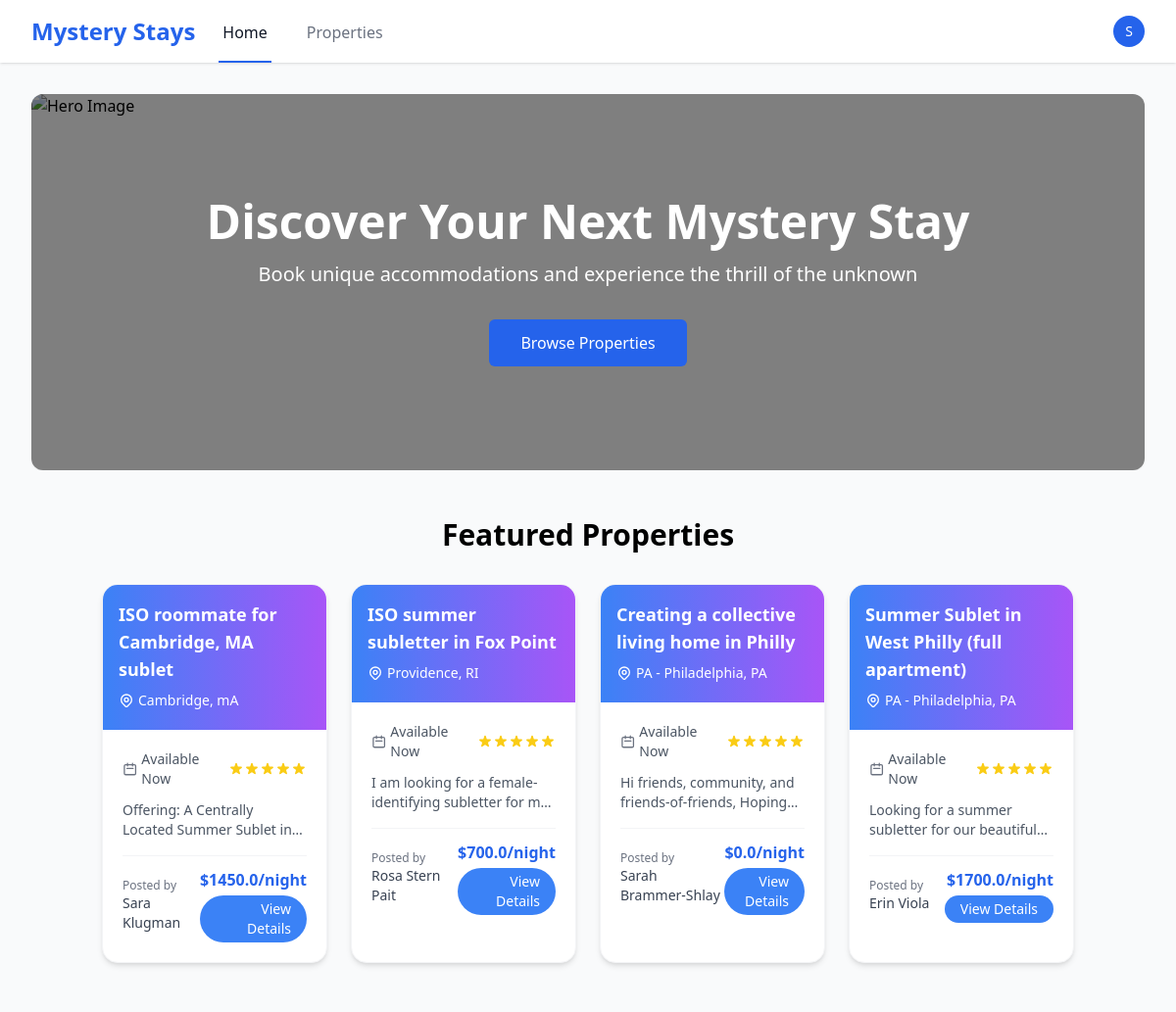
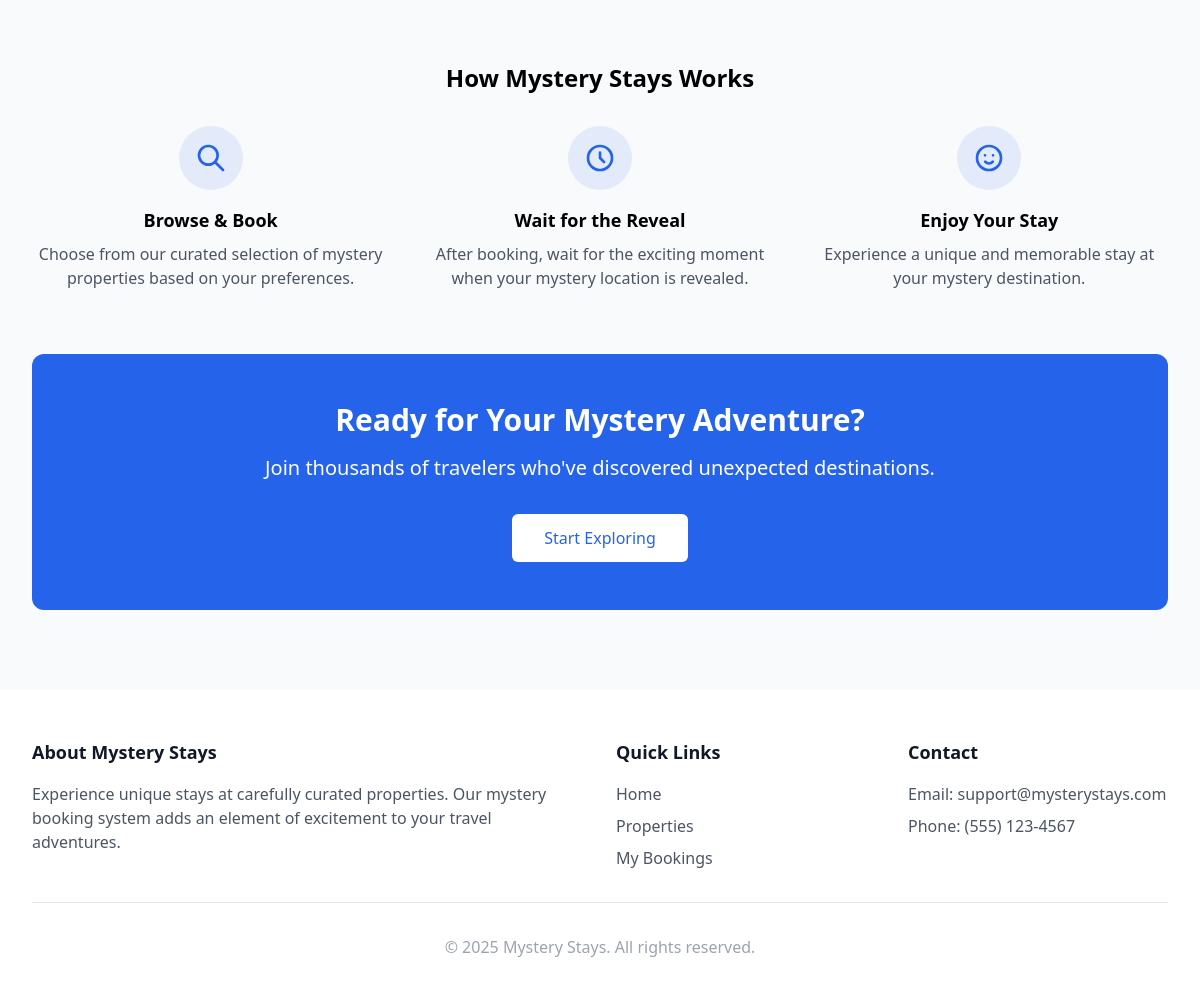
The app's page / (signed in) with its own data (2 pictures, top to bottom).
### listings/models.py (models this page shows, shortened)
class Property(models.Model):
    PROPERTY_TYPE_CHOICES = (
        ('APARTMENT', 'Apartment'),
        ('HOUSE', 'House'),
        ('CONDO', 'Condo'),
        ('TOWNHOUSE', 'Townhouse'),
    )
    SOURCE_CHOICES = (
        ('AIRBNB', 'Airbnb'),
        ('OTHER', 'Other'),
    )
    listing_id = models.CharField(max_length=50, unique=True, blank=True, null=True)  # Added for scraper
    title = models.CharField(max_length=255)
    description = models.TextField(blank=True, null=True)
    landlord = models.ForeignKey(Landlord, on_delete=models.SET_NULL, null=True, blank=True)
    location = models.ForeignKey(Location, on_delete=models.CASCADE)
    property_type = models.CharField(max_length=50, choices=PROPERTY_TYPE_CHOICES, default='APARTMENT')
    bedrooms = models.PositiveIntegerField(default=1)
    bathrooms = models.PositiveIntegerField(default=1)
    rent_amount = models.FloatField()
    rating = models.FloatField(blank=True, null=True)
    is_available = models.BooleanField(default=True)
    source = models.CharField(max_length=50, choices=SOURCE_CHOICES, default='AIRBNB')
    voucher_types = models.ManyToManyField(VoucherType, blank=True)
    date_posted = models.DateTimeField(auto_now_add=True)
    created_at = models.DateTimeField(auto_now_add=True)
    updated_at = models.DateTimeField(auto_now=True)
    is_outdated = models.BooleanField(default=False)

class Location(models.Model):
    address = models.CharField(max_length=255, blank=True, null=True)
    city = models.CharField(max_length=100)
    state = models.CharField(max_length=100)
    country = models.CharField(max_length=100)
    zip_code = models.CharField(max_length=20, blank=True, null=True)

class Landlord(models.Model):
    name = models.CharField(max_length=100)
    email = models.EmailField(blank=True, null=True)
    phone = models.CharField(max_length=20, blank=True, null=True)
    voucher_friendly = models.BooleanField(default=False)
    created_at = models.DateTimeField(auto_now_add=True)
    updated_at = models.DateTimeField(auto_now=True)

### listings/views.py (the view)
# urls.py: path('', index, name='index'),
def index(request):
    featured_properties = Property.objects.filter(
        is_available=True
    ).select_related(
        'location'
    ).prefetch_related(
        'images'
    ).order_by(
        '-rating',  # Higher rated properties first
        '-created_at'  # Then newer properties
    ).distinct()[:4]  # Get only 4 properties
    return render(request, 'listings/index.html', {
        'featured_properties': featured_properties
    })

### listings/templates/listings/index.html (shortened to what this page needs)
{% extends "listings/base.html" %}
{% block page_content %}
<section class="bg-white rounded-xl shadow-sm overflow-hidden">
    <div class="relative">
        <img src="https://images.unsplash.com/photo-1564013799919-ab600027ffc6?auto=format&fit=crop&q=80" alt="Hero Image" class="w-full h-96 object-cover">
        <div class="absolute inset-0 bg-black bg-opacity-50 flex items-center justify-center">
            <div class="text-center text-white px-4">
                <h1 class="text-4xl md:text-5xl font-bold mb-4">Discover Your Next Mystery Stay</h1>
                <p class="text-xl mb-8">Book unique accommodations and experience the thrill of the unknown</p>
                <a href="{% url 'property_list' %}" class="inline-block bg-primary text-white px-8 py-3 rounded-md hover:bg-primary-dark transition-colors">
                    Browse Properties
                </a>
            </div>
        </div>
    </div>
</section>
<section class="py-12 bg-gray-50">
    <div class="container mx-auto px-4">
        <h2 class="text-3xl font-bold mb-8 text-center">Featured Properties</h2>
        <div class="grid grid-cols-1 md:grid-cols-2 lg:grid-cols-4 gap-6">
            {% for property in featured_properties %}
                <div class="bg-white rounded-2xl shadow-md overflow-hidden border border-gray-100 hover:shadow-lg transition-all duration-300 transform hover:-translate-y-1">
                    <div class="bg-gradient-to-r from-blue-500 to-purple-500 p-4 text-white">
                        <h3 class="font-bold text-lg">{{ property.title }}</h3>
                        <div class="flex items-center mt-2 mb-1">
                            <span class="text-sm">{{ property.location.city }}, {{ property.location.state }}</span>
                        </div>
                    </div>
                    <div class="p-5 relative">
                        <div class="flex items-center mb-3">
                            <svg class="w-4 h-4 mr-1 text-gray-500" fill="none" stroke="currentColor" viewBox="0 0 24 24">
                                <path stroke-linecap="round" stroke-linejoin="round" stroke-width="2" d="M8 7V3m8 4V3m-9 8h10M5 21h14a2 2 0 002-2V7a2 2 0 00-2-2H5a2 2 0 00-2 2v12a2 2 0 002 2z"></path>
                            </svg>
                            <span class="text-sm text-gray-600">Available Now</span>
                            <div class="ml-auto flex">
                            </div>
                        </div>
                        <p class="text-gray-600 text-sm mb-4 line-clamp-2">{{ property.description }}</p>
                        <div class="flex justify-between items-center pt-3 border-t border-gray-100">
                            <div>
                                <div class="text-xs text-gray-500">Posted by</div>
                                <div class="flex items-center">
                                    <span class="font-medium text-sm text-gray-700">{{ property.landlord.name }}</span>
                                </div>
                            </div>
                            <div class="text-right">
                                <div class="font-bold text-blue-600">${{ property.rent_amount }}/night</div>
                                <a href="{% url 'property_detail' property.pk %}"
                                   class="mt-1 inline-block bg-blue-500 hover:bg-blue-600 text-white py-1 px-4 rounded-full text-sm transition-colors duration-200">
                                    View Details
                                </a>
                            </div>
                        </div>
                    </div>
                </div>
            {% endfor %}
        </div>
    </div>
</section>
<section class="mt-16">
    <h2 class="text-2xl font-bold mb-8 text-center">How Mystery Stays Works</h2>
    <div class="grid grid-cols-1 md:grid-cols-3 gap-8">
        <div class="text-center">
            <div class="w-16 h-16 bg-primary bg-opacity-10 rounded-full flex items-center justify-center mx-auto mb-4">
                <svg class="w-8 h-8 text-primary" fill="none" stroke="currentColor" viewBox="0 0 24 24">
                    <path stroke-linecap="round" stroke-linejoin="round" stroke-width="2" d="M21 21l-6-6m2-5a7 7 0 11-14 0 7 7 0 0114 0z"></path>
                </svg>
            </div>
            <h3 class="text-lg font-semibold mb-2">Browse & Book</h3>
            <p class="text-gray-600">Choose from our curated selection of mystery properties based on your preferences.</p>
        </div>
        <div class="text-center">
            <div class="w-16 h-16 bg-primary bg-opacity-10 rounded-full flex items-center justify-center mx-auto mb-4">
                <svg class="w-8 h-8 text-primary" fill="none" stroke="currentColor" viewBox="0 0 24 24">
                    <path stroke-linecap="round" stroke-linejoin="round" stroke-width="2" d="M12 8v4l3 3m6-3a9 9 0 11-18 0 9 9 0 0118 0z"></path>
                </svg>
            </div>
            <h3 class="text-lg font-semibold mb-2">Wait for the Reveal</h3>
            <p class="text-gray-600">After booking, wait for the exciting moment when your mystery location is revealed.</p>
        </div>
        <div class="text-center">
            <div class="w-16 h-16 bg-primary bg-opacity-10 rounded-full flex items-center justify-center mx-auto mb-4">
                <svg class="w-8 h-8 text-primary" fill="none" stroke="currentColor" viewBox="0 0 24 24">
                    <path stroke-linecap="round" stroke-linejoin="round" stroke-width="2" d="M14.828 14.828a4 4 0 01-5.656 0M9 10h.01M15 10h.01M21 12a9 9 0 11-18 0 9 9 0 0118 0z"></path>
                </svg>
            </div>
            <h3 class="text-lg font-semibold mb-2">Enjoy Your Stay</h3>
            <p class="text-gray-600">Experience a unique and memorable stay at your mystery destination.</p>
        </div>
    </div>
</section>
<section class="mt-16 bg-primary rounded-xl text-white p-12 text-center">
    <h2 class="text-3xl font-bold mb-4">Ready for Your Mystery Adventure?</h2>
    <p class="text-xl mb-8">Join thousands of travelers who've discovered unexpected destinations.</p>
    <a href="{% url 'property_list' %}" class="inline-block bg-white text-primary px-8 py-3 rounded-md hover:bg-gray-100 transition-colors">
        Start Exploring
    </a>
</section>
{% endblock %}

### listings/templates/listings/base.html (shortened to what this page needs)
<!DOCTYPE html>
<html lang="en">
<head>
    <link href="https://cdn.jsdelivr.net/npm/flatpickr/dist/flatpickr.min.css" rel="stylesheet">
    <script src="https://cdn.tailwindcss.com"></script>
</head>
<body class="min-h-screen bg-gray-50">
    <nav class="bg-white shadow" x-data="{ isOpen: false }">
        <div class="max-w-7xl mx-auto px-4 sm:px-6 lg:px-8">
            <div class="flex justify-between h-16">
                <div class="flex">
                    <div class="flex-shrink-0 flex items-center">
                        <a href="{% url 'index' %}" class="text-2xl font-bold text-primary">
                            Mystery Stays
                        </a>
                    </div>
                    <div class="hidden sm:ml-6 sm:flex sm:space-x-8">
                        <a href="{% url 'index' %}" class="inline-flex items-center px-1 pt-1 border-b-2 {% if request.resolver_match.url_name == 'index' %}border-primary text-gray-900{% else %}border-transparent text-gray-500 hover:border-gray-300 hover:text-gray-700{% endif %}">
                            Home
                        </a>
                        <a href="{% url 'property_list' %}" class="inline-flex items-center px-1 pt-1 border-b-2 {% if request.resolver_match.url_name == 'property_list' %}border-primary text-gray-900{% else %}border-transparent text-gray-500 hover:border-gray-300 hover:text-gray-700{% endif %}">
                            Properties
                        </a>
                    </div>
                </div>
                <div class="hidden sm:ml-6 sm:flex sm:items-center">
                    {% if user.is_authenticated %}
                        <div class="ml-3 relative" x-data="{ open: false }">
                            <div>
                                <button @click="open = !open" class="bg-white rounded-full flex text-sm focus:outline-none focus:ring-2 focus:ring-offset-2 focus:ring-primary" id="user-menu-button">
                                    <div class="h-8 w-8 rounded-full bg-primary text-white flex items-center justify-center">
                                        {{ user.username|first|upper }}
                                    </div>
                                </button>
                            </div>
                        </div>
                    {% endif %}
                </div>
            </div>
        </div>
    </nav>
    <main class="max-w-7xl mx-auto px-4 sm:px-6 lg:px-8 py-8">
        {% block page_content %}{% endblock %}
    </main>
    <footer class="bg-white mt-12">
        <div class="max-w-7xl mx-auto py-12 px-4 sm:px-6 lg:px-8">
            <div class="grid grid-cols-1 md:grid-cols-4 gap-8">
                <div class="col-span-2">
                    <h3 class="text-lg font-semibold text-gray-900 mb-4">About Mystery Stays</h3>
                    <p class="text-gray-600">Experience unique stays at carefully curated properties. Our mystery booking system adds an element of excitement to your travel adventures.</p>
                </div>
                <div>
                    <h3 class="text-lg font-semibold text-gray-900 mb-4">Quick Links</h3>
                    <ul class="space-y-2">
                        <li><a href="{% url 'index' %}" class="text-gray-600 hover:text-gray-900">Home</a></li>
                        <li><a href="{% url 'property_list' %}" class="text-gray-600 hover:text-gray-900">Properties</a></li>
                        {% if user.is_authenticated %}
                            <li><a href="{% url 'my_bookings' %}" class="text-gray-600 hover:text-gray-900">My Bookings</a></li>
                        {% endif %}
                    </ul>
                </div>
                <div>
                    <h3 class="text-lg font-semibold text-gray-900 mb-4">Contact</h3>
                    <ul class="space-y-2">
                        <li class="text-gray-600">Email: support@mysterystays.com</li>
                        <li class="text-gray-600">Phone: (555) 123-4567</li>
                    </ul>
                </div>
            </div>
            <div class="mt-8 pt-8 border-t border-gray-200">
                <p class="text-center text-gray-400">&copy; {% now "Y" %} Mystery Stays. All rights reserved.</p>
            </div>
        </div>
    </footer>
</body>
</html>

### records on screen
Property: title "ISO roommate for Cambridge, MA sublet", location.city "Cambridge", location.state "mA", description "Offering: A Centrally Located Summer Sublet…", landlord.name "Sara Klugman", rent_amount "1450.0"
Property: title "ISO summer subletter in Fox Point", location.city "Providence", location.state "RI", description "I am looking for a female-identifying subletter for…", landlord.name "Rosa Stern Pait", rent_amount "700.0"
Property: title "Creating a collective living home in Philly", location.city "PA - Philadelphia", location.state "PA", description "Hi friends, community, and friends-of-friends,…", landlord.name "Sarah Brammer-Shlay", rent_amount "0.0"
Property: title "Summer Sublet in West Philly (full apartment)", location.city "PA - Philadelphia", location.state "PA", description "Looking for a summer subletter for our…", landlord.name "Erin Viola", rent_amount "1700.0"

### other values on screen
{{ user.username|first|upper }} "S"
